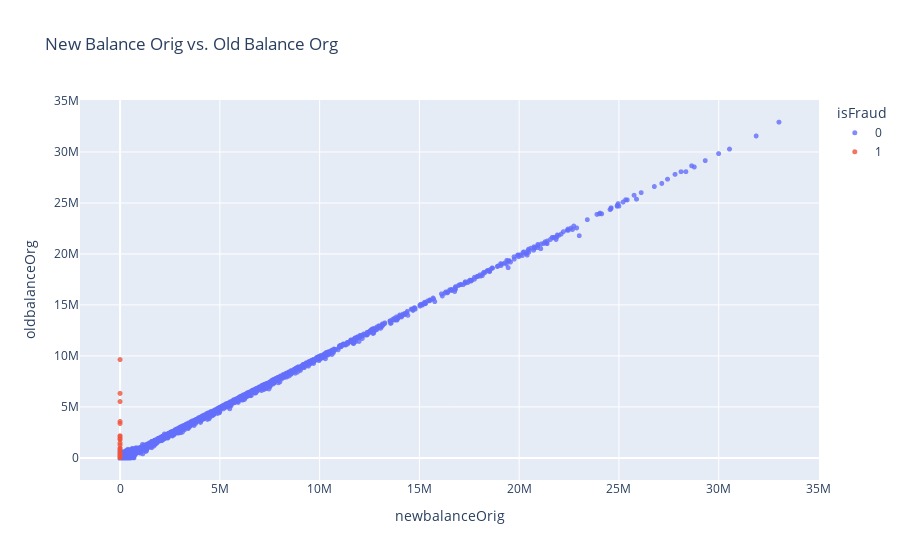

The cell this chart's notebook holds for it:
### Code cell
fig = px.scatter(df.sample(15000), 
                 x='newbalanceOrig', 
                 y='oldbalanceOrg', 
                 color='isFraud', 
                 opacity=0.8, 
                 hover_data=['isFraud'], 
                 title='New Balance Orig vs. Old Balance Org')
fig.update_traces(marker_size=5)
fig.show()

### Figure 1 — Plotly figure (JSON) as saved in the notebook; plotly's stock layout.template omitted (floating-point values rounded to 4 significant figures; data arrays with more than 128 entries replaced by an {"elided": "..."} marker saying what was removed)
{"data": [{"customdata": {"elided": "14977x1 int values"}, "hovertemplate": "isFraud=%{customdata[0]}<br>newbalanceOrig=%{x}<br>oldbalanceOrg=%{y}<extra></extra>", "legendgroup": "0", "marker": {"color": "#636efa", "opacity": 0.8, "size": 5, "symbol": "circle"}, "mode": "markers", "name": "0", "showlegend": true, "type": "scattergl", "x": {"elided": "14977 float values"}, "xaxis": "x", "y": {"elided": "14977 float values"}, "yaxis": "y"}, {"customdata": [[1], [1], [1], [1], [1], [1], [1], [1], [1], [1], [1], [1], [1], [1], [1], [1], [1], [1], [1], [1], [1], [1], [1]], "hovertemplate": "isFraud=%{customdata[0]}<br>newbalanceOrig=%{x}<br>oldbalanceOrg=%{y}<extra></extra>", "legendgroup": "1", "marker": {"color": "#EF553B", "opacity": 0.8, "size": 5, "symbol": "circle"}, "mode": "markers", "name": "1", "showlegend": true, "type": "scattergl", "x": [0, 0, 0, 0, 0, 0, 0, 0, 0, 0, 0, 0, 0, 0, 0, 0, 0, 0, 0, 0, 0, 0, 0], "xaxis": "x", "y": [488200.0, 1836000.0, 23410.0, 5521000.0, 163300.0, 72670.0, 1455000.0, 3568000.0, 6324000.0, 370400.0, 466200.0, 1948000.0, 3371000.0, 955500.0, 9640000.0, 854600.0, 1271000.0, 92640.0, 1798000.0, 2170000.0, 2120000.0, 496100.0, 904100.0], "yaxis": "y"}], "layout": {"legend": {"title": {"text": "isFraud"}, "tracegroupgap": 0}, "title": {"text": "New Balance Orig vs. Old Balance Org"}, "xaxis": {"anchor": "y", "domain": [0, 1], "title": {"text": "newbalanceOrig"}}, "yaxis": {"anchor": "x", "domain": [0, 1], "title": {"text": "oldbalanceOrg"}}}}
